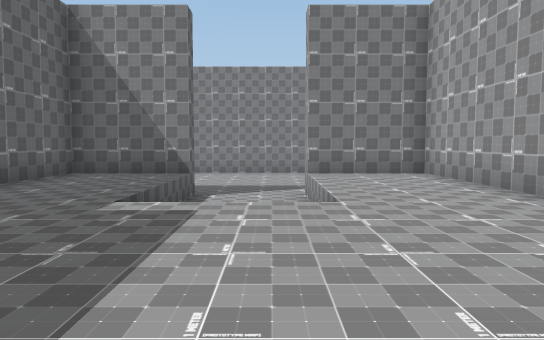
[1] (above)

24 first-person views from a walk through a Unity game level. The camera is 1.3 m above the floor, tilts 4° down and sees 70° across. The floor is counted in squares, 2 m on a side. Each view is taken from the middle of a square. On the plan, view 1 faces up. The plan holds only what a view shows up to about 11 squares ahead; the rest is blank. The place goes on beyond the plan. The player is left out.

[2]
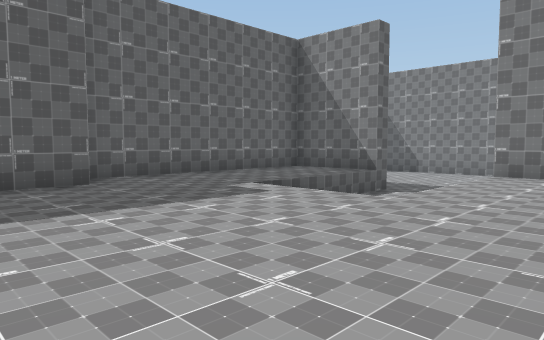

[3]
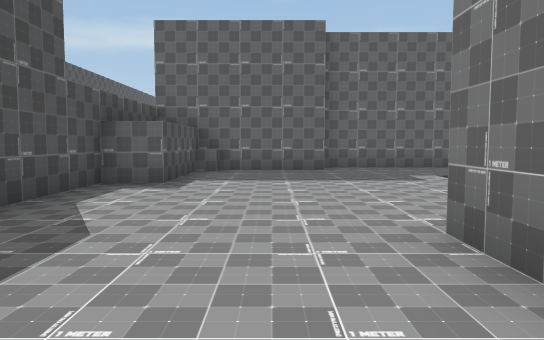

[4]
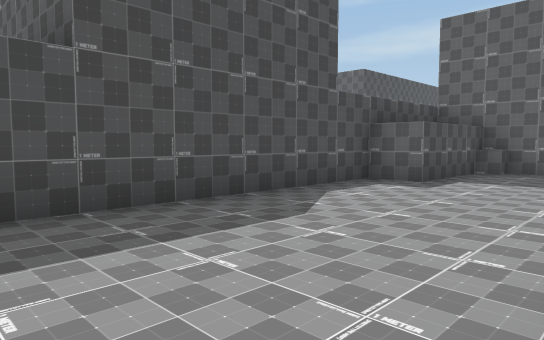

[5]
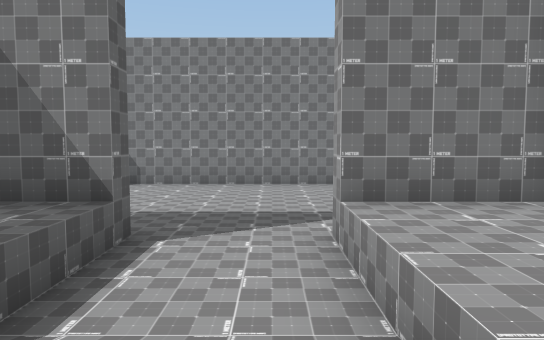

[6]
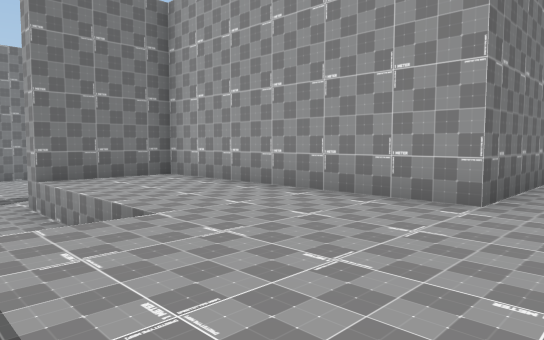

[7]
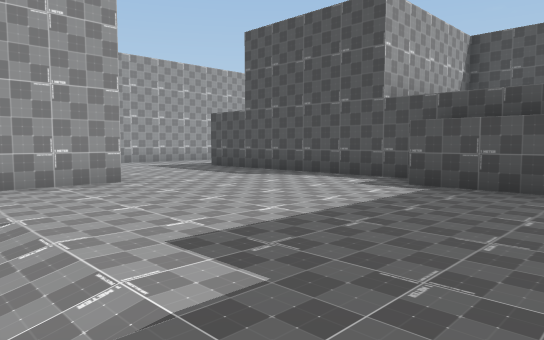

[8]
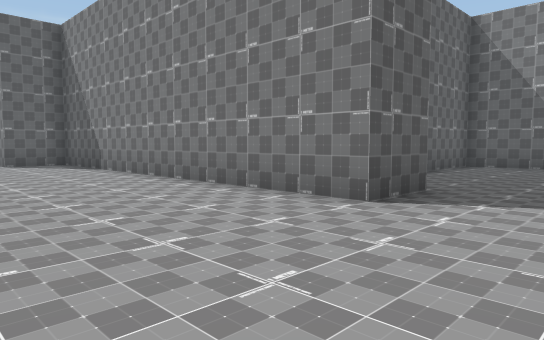

[9]
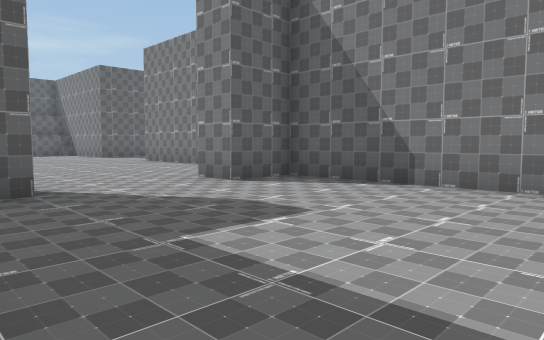

[10]
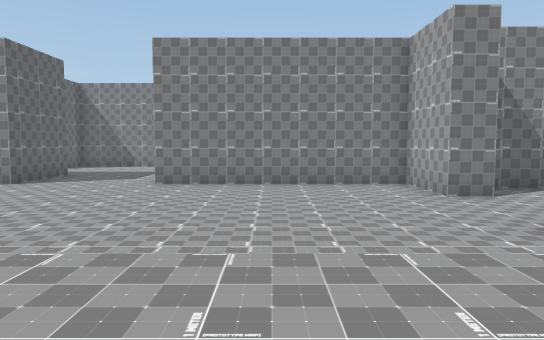

[11]
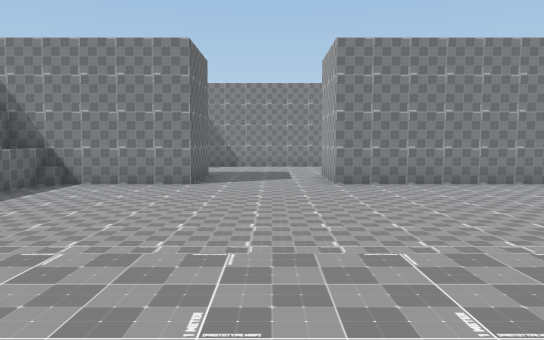

[12]
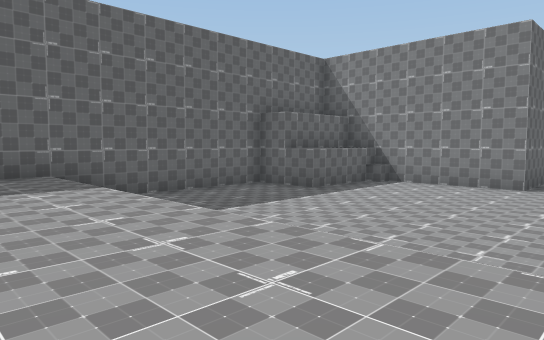

[13]
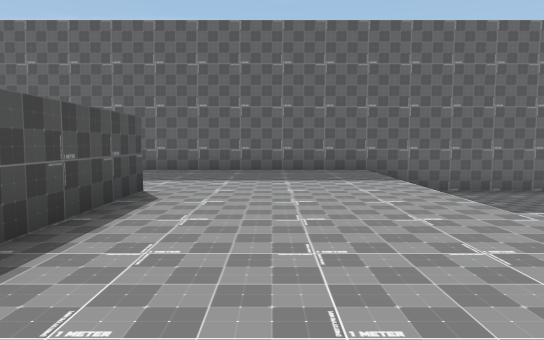

[14]
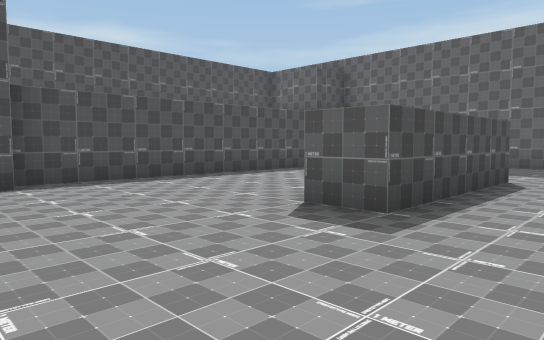

[15]
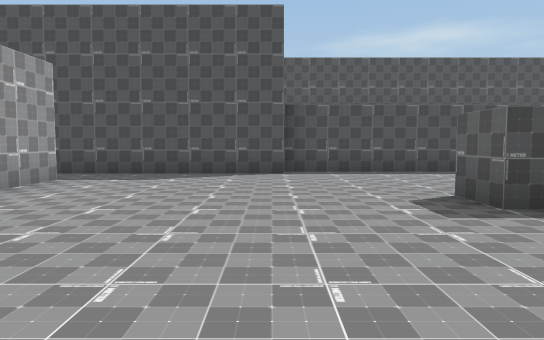

[16]
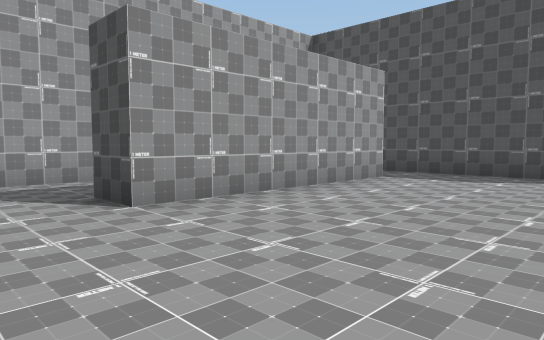

[17]
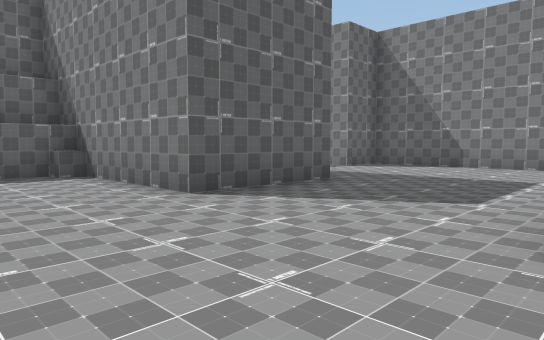

[18]
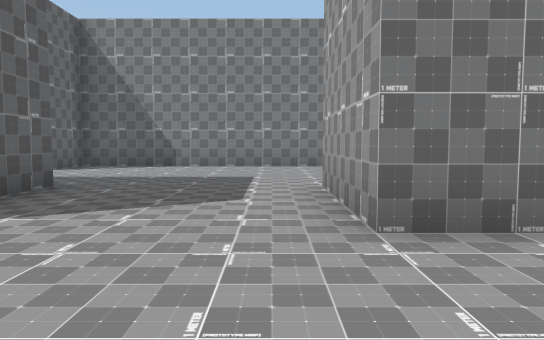

[19]
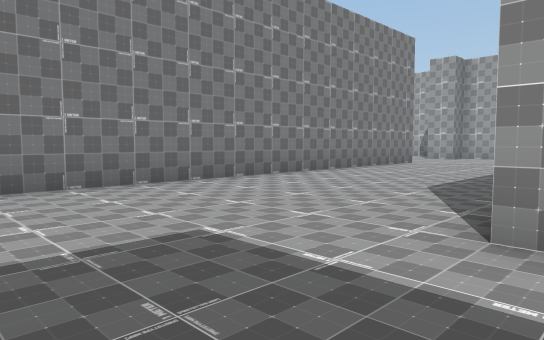

[20]
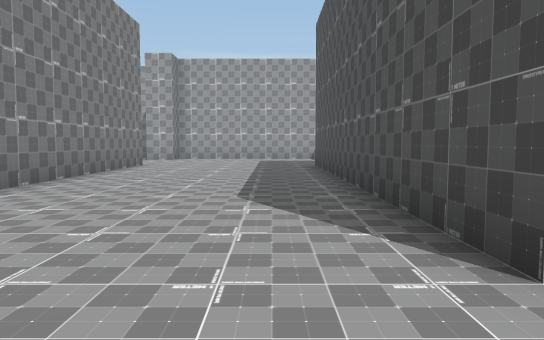

[21]
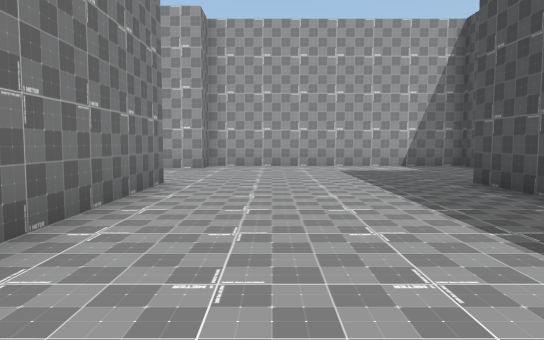

[22]
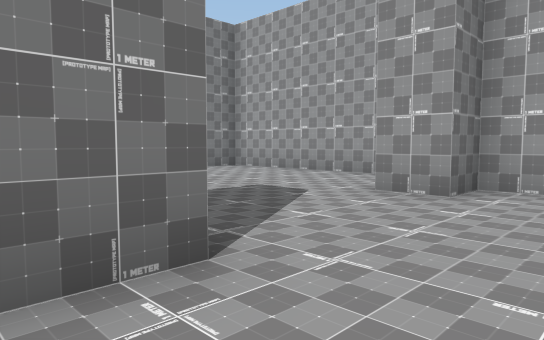

[23]
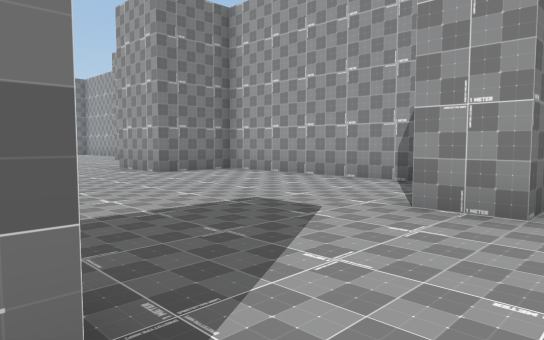

[24]
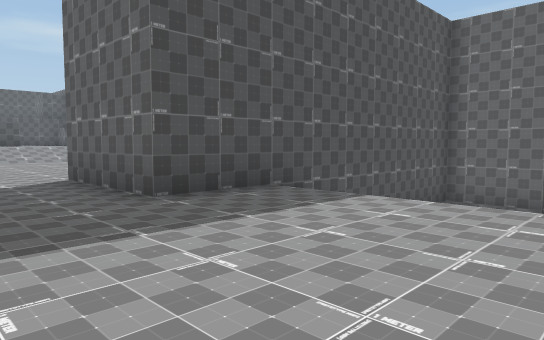

### Floor plan
Key: @ floor where view 1 was taken; # wall or solid block; . main floor; : floor 1 m higher than the main floor; + floor 4 m higher than the main floor; / step, stairs or slope; ^ raised ledge.
Columns run from 27 left of view 1 to 6 right of it. Each row starts with its distance up from view 1.
 31                          ..###
 30                         .....#
 29                         .....#
 28                         .....#
 27                        ......#
 26                        ......#
 25                        .....
 24       #################...##
 23       #....................# ###
 22       /....................###..
 21        ....................###..
 20        ....................###..
 19      //....................#  ...
 18 #########....##########....#  ...
 17         #....########    ..#  ...
 16     #####....########     ##  #..
 15     #...............###########..
 14     #...............#.............
 13   ###.............................
 12   #...............................
 11   #.......................... ....
 10   #.................#........
  9   #.................   ###..####
  8   #/                  ##::..:::#
  7   #::::::::::::::::   #:::..:::#
  6   #:::::::::::::::::###::://:::#
  5   #::::::::::::::#::###::://:::#
  4   #::::::::::::::#  ###::::::::#
  3   #::::####::::::#    #::::::::###
  2   #::     :::::::#    ##::::::::::
  1          ::::::::#     #::::::::::
  0         ::::::::::     #:::@::::::
 -1        ::::::######     ^##:::::::
 -2        +++++++             +######
 -3                             #
 -4                             #
 -5                             #
 -6                             #
 -7          ####             ##

Positions as (right, up) in squares from view 1, and headings:
1: (0, 0), facing up
2: (3, 0), facing up-left
3: (6, 1), facing left
4: (6, 2), facing down-left
5: (0, 4), facing up
6: (-1, 1), facing up-right
7: (-3, 5), facing down-right
8: (6, 11), facing up-left
9: (-1, 9), facing up-left
10: (-11, 5), facing up
11: (-16, 5), facing up
12: (-16, 5), facing up-left
13: (-15, 5), facing left
14: (-13, 5), facing down-left
15: (-14, 7), facing down
16: (-14, 7), facing down-right
17: (-14, 13), facing up-left
18: (-15, 13), facing up
19: (-17, 18), facing up-right
20: (-16, 20), facing right
21: (-11, 22), facing right
22: (-6, 22), facing up-right
23: (-5, 23), facing up-right
24: (-16, 23), facing down-left
